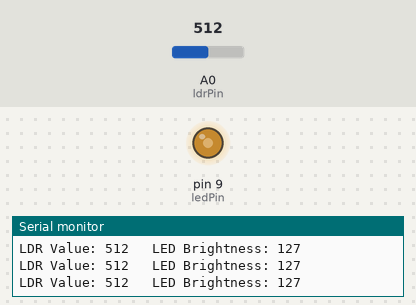
A sketch run on a simulated Arduino Uno, built with avr-gcc and run on an emulated ATmega328P. On the bench: output pins drawn as LEDs (lit = HIGH), the last lines printed to the serial monitor. The inputs (shaded band) are chosen by the test bench; at power-on: A0 (ldrPin) = 512.

Above: at 1.2 s.
1.3 s: A0 (ldrPin) set to 716
At 2.2 s:
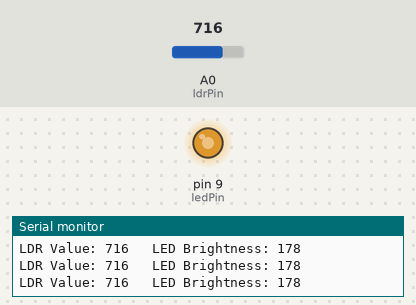
2.8 s: A0 (ldrPin) set to 900
At 3.7 s:
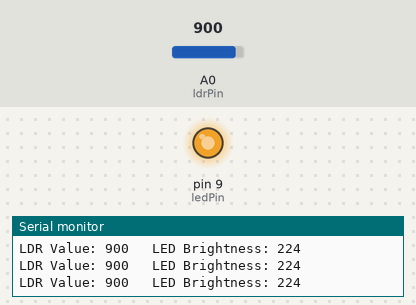
4.3 s: A0 (ldrPin) set to 122
At 5.3 s:
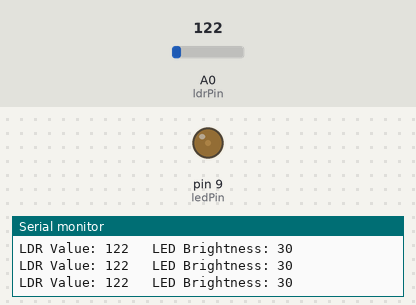
5.8 s: A0 (ldrPin) set to 0
At 6.8 s:
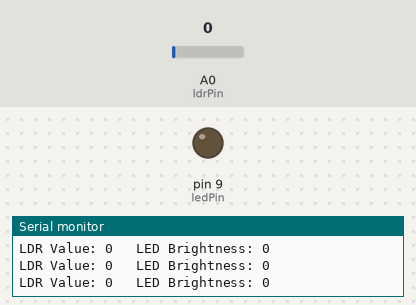
Timing chart, 0 to 8.3 s (numbered marks = the images above; inputs shaded):
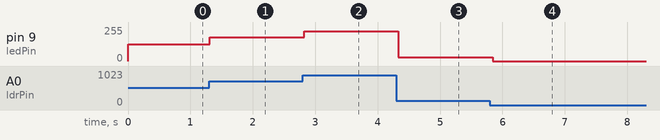

Measured:
- after the input at 1.3 s, pin 9 (ledPin): 127/255 → 178/255 at once
- after the input at 2.8 s, pin 9 (ledPin): 178/255 → 224/255 at once
- after the input at 4.3 s, pin 9 (ledPin): 224/255 → 30/255 at once
- after the input at 5.8 s, pin 9 (ledPin): 30/255 → 0/255 at once

The sketch:

20.example_light_sensitive.ino
```cpp
int ldrPin = A0;        // LDR is connected to analog pin A0
int ledPin = 9;          // LED is connected to digital pin 9
int ldrValue = 0;        // Variable to store LDR value
int brightness = 0;      // Variable to store LED brightness

void setup() {
  pinMode(ledPin, OUTPUT);   // Set the LED pin as an output
  Serial.begin(9600);        // Begin serial communication for debugging
}

void loop() {
  ldrValue = analogRead(ldrPin);     // Read the LDR value (0 to 1023)
  brightness = map(ldrValue, 0, 1023, 0, 255); // Map LDR value to LED brightness (0-255)

  analogWrite(ledPin, brightness);   // Set the LED brightness

  Serial.print("LDR Value: ");
  Serial.print(ldrValue);
  Serial.print("\t LED Brightness: ");
  Serial.println(brightness);

  delay(100);  // Wait for 100ms
}
```
